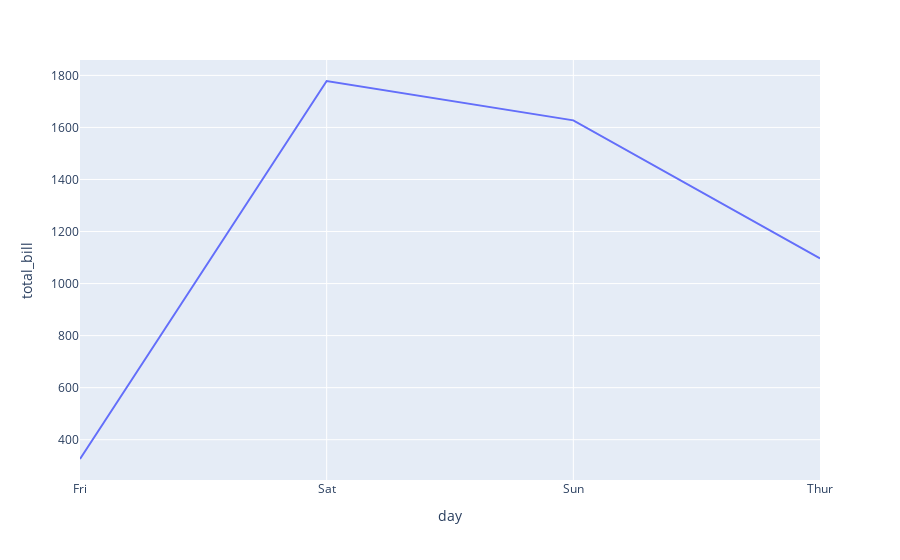

Notebook code cell kept with this figure:
### Code cell
df=df.groupby('day').agg(
    total_bill=('total_bill','sum')
).reset_index()


fig=px.line(data_frame=df,x='day',y='total_bill')
fig.show()

### Figure 1 — Plotly figure (JSON) as saved in the notebook; plotly's stock layout.template omitted (floating-point values rounded to 4 significant figures)
{"data": [{"hovertemplate": "day=%{x}<br>total_bill=%{y}<extra></extra>", "legendgroup": "", "line": {"color": "#636efa", "dash": "solid"}, "marker": {"symbol": "circle"}, "mode": "lines", "name": "", "orientation": "v", "showlegend": false, "type": "scatter", "x": ["Fri", "Sat", "Sun", "Thur"], "xaxis": "x", "y": [325.9, 1778.0, 1627.0, 1096.0], "yaxis": "y"}], "layout": {"legend": {"tracegroupgap": 0}, "margin": {"t": 60}, "xaxis": {"anchor": "y", "domain": [0, 1], "title": {"text": "day"}}, "yaxis": {"anchor": "x", "domain": [0, 1], "title": {"text": "total_bill"}}}}
